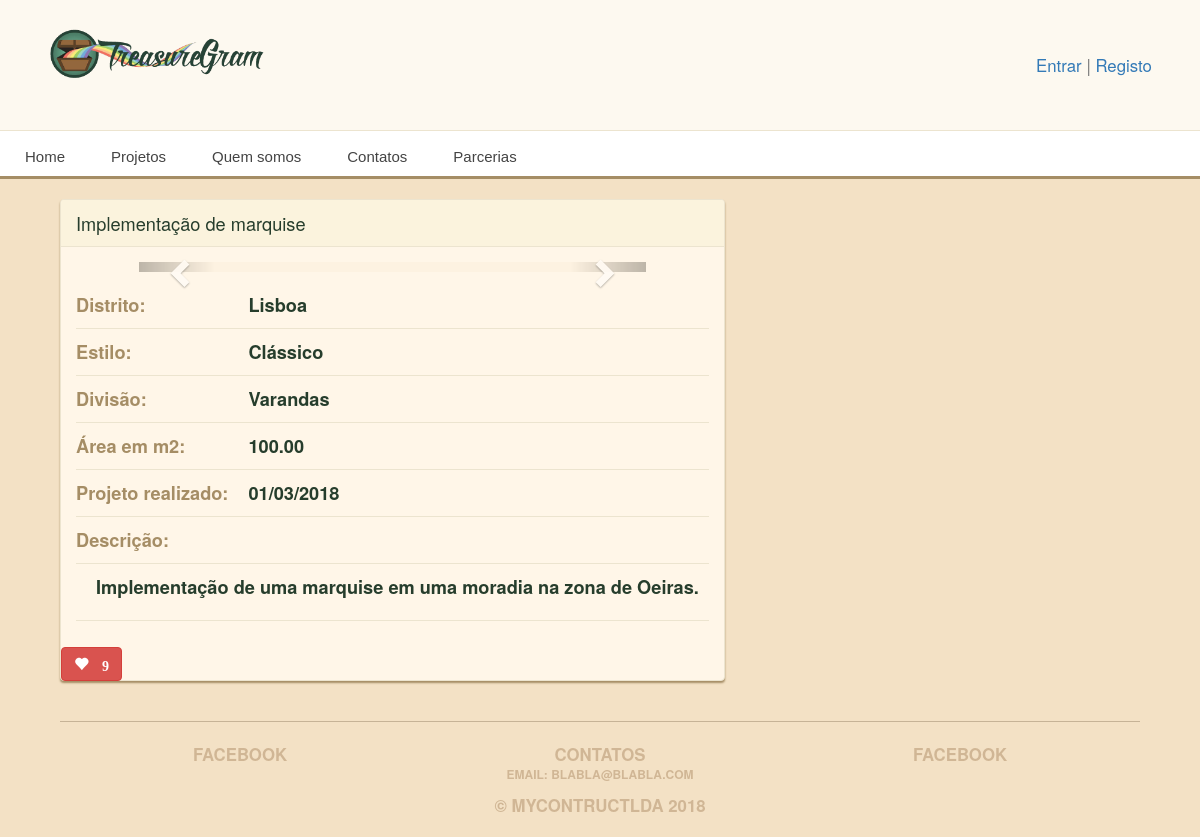
The page /projetos/detalhes/implementacao-de-marquise/ on the database as committed earlier.
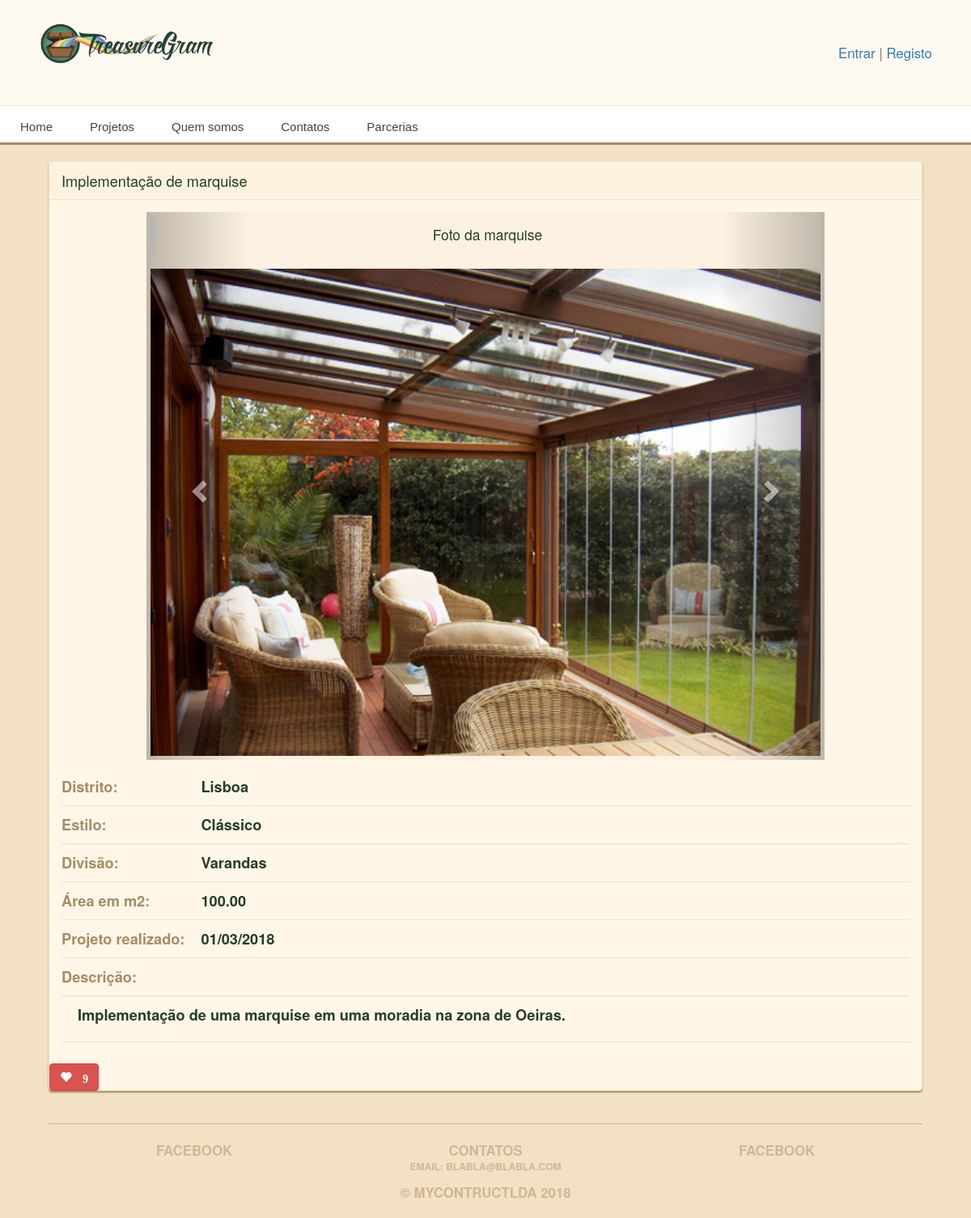
The same page on the database as committed later.
### main_app/models.py (models this page shows, shortened)
class Projetos(models.Model):
    data_registo = models.CharField(max_length=100)
    distrito = models.CharField(max_length=100)
    titulo = models.CharField(max_length=100)
    descricao = models.CharField(max_length=250)
    divisao = models.ForeignKey('Divisao', on_delete=models.CASCADE)
    estilo = models.ForeignKey('Estilo', on_delete=models.CASCADE)
    imagem = models.ImageField(upload_to='treasure_images', default='media/default.png')
    likes = models.IntegerField(default=0)
    slug = models.SlugField(max_length=100, blank=True)
    categoria = models.ForeignKey('Categoria', on_delete=models.CASCADE)
    created_at = models.DateTimeField(auto_now_add=True)
    area = models.DecimalField(max_digits=10, decimal_places=2)
    tags = models.CharField(max_length=250)

class Estilo(models.Model):
    estilo = models.CharField(max_length=100)
    slug = models.SlugField(max_length=100, blank=True)
    def __str__(self):
        return self.estilo

class Divisao(models.Model):
    divisao = models.CharField(max_length=100)
    def __str__(self):
        return self.divisao

class FotosProjeto(models.Model):
    projeto = models.ForeignKey('Projetos', on_delete=models.CASCADE)
    likes = models.IntegerField(default=0)
    imagem = models.ImageField(upload_to='treasure_images', default='media/default.png')
    descricao = models.CharField(max_length=50)

### main_app/views.py (the view)
# urls.py: url(r'^projetos/detalhes/(?P<slug>[-\w]+)/$', views.detail, name = 'detail'),
def detail(request, slug):
    projeto = Projetos.objects.get(slug=slug)
    fotos_projeto = FotosProjeto.objects.filter(projeto = projeto)
    return render(request, 'detail.html', {'projeto': projeto, 'fotos': fotos_projeto})

### main_app/templates/detail.html (shortened to what this page needs)
{% extends 'base.html' %}
{% load staticfiles %}
{% block content %}
<div class="row">
  <div class="treasure panel panel-default">
    <div class="panel-heading">
          <p class="panel-title">{{ projeto.titulo }}</p>
        </div>
    <div class="panel-body">
      <div class="treasure-photo-detail">
        <div id="myCarousel" class="carousel slide" data-ride="carousel">
            <div class="carousel-inner">
                  {% for foto in fotos %}
                      {% if forloop.first %}
                      <div class="active item">
                      {% else %}
                          <div class="item">
                      {% endif %}
                          <blockquote>
                              <p>{{ foto.descricao }}</p>
                          </blockquote>
                            <div  class="treasure-photo">
                              <img src="{{ foto.imagem.url }}" alt="" max-height="250px" />
                            </div>
                      </div>
                  {% endfor %}
                  </div>
          </div>
          <a class="left carousel-control" href="#myCarousel" data-slide="prev">
            <span class="glyphicon glyphicon-chevron-left"></span>
          </a>
          <a class="right carousel-control" href="#myCarousel" data-slide="next">
            <span class="glyphicon glyphicon-chevron-right"></span>
          </a>
      </div>
      <table class="treasure-table">
        <tr>
          <th>
            Distrito:
          </th>
          <td>{{ projeto.distrito }}</td>
        </tr>
        <tr>
          <th>
            Estilo:
          </th>
          <td>{{ projeto.estilo }}</td>
        </tr>
        <tr>
          <th>
            Divisão:
          </th>
          <td>{{ projeto.divisao }}</td>
        </tr>
         <tr>
          <th>
            Área em m2:
          </th>
          <td>{{ projeto.area }}</td>
        </tr>
          <tr>
          <th>
            Projeto realizado:
          </th>
          <td>{{ projeto.data_registo }}</td>
        </tr>
         <tr>
          <th>
            Descrição:
          </th>
        </tr>
        <tr>
          <td colspan="2">
              <p>{{ projeto.descricao }}</p>
          </td>
        </tr>
      </table>
    </div>
      <button id ="likes" data-id="{{projeto.id}}" class="btn btn-mini btn-danger glyphicon glyphicon-heart" type="button">
            {% if projeto.likes > 0 %} {{ projeto.likes }} {% endif %}
      </button>
  </div>
</div>
{% endblock %}

### main_app/templates/base.html (shortened to what this page needs)
{% load staticfiles %}
<!DOCTYPE html>
<html>
<head>
	<link href="{% static 'bootstrap.min.css' %}" rel="stylesheet" media="screen">
  <link rel="stylesheet" href="https://maxcdn.bootstrapcdn.com/bootstrap/3.3.7/css/bootstrap.min.css" media="screen">
	<link href="{% static 'style.css' %}" rel="stylesheet" media="screen">
</head>
<body>
  <nav class="navbar navbar-default navbar-static-top text-center" role="navigation">
    <div class="col-md-3" >
      <a href="{% url 'home' %}"><img src="{% static "images/logo.png" %}" height="90"  ></a>
    </div>
    <div class="col-md-4">
    </div>
    <div class="col-md-5">
    {% if user.is_authenticated %}
        {% if user.is_superuser %}
             <a class="navbar-text navbar-right" href="{% url 'profileadmin' user.username %}">Benvindo Administrador, {{ user.username }}</a>
             <a class="navbar-text navbar-right" href="{% url 'Logout' %}">Sair</a>
        {% else %}
              <a class="navbar-text navbar-right" href="{% url 'profile' user.username %}">Benvindo ao MyContructLDA, {{ user.username }}</a>
              <a class="navbar-text navbar-right" href="{% url 'Logout' %}">Sair</a>
        {%endif%}
    {% else %}
        <div class="navbar-text navbar-right"><a href="{% url 'Login' %}">Entrar</a> | <a href="{% url 'register' %}">Registo</a></div>
    {% endif %}
    </div>
  </nav>
 <div id='cssmenu'>
    <ul>
      <li><a href="{% url 'home' %}">Home</a></li>
      <li><a href="{% url 'projetos' %}">Projetos</a></li>
      <li><a href='#'>Quem somos</a></li>
      <li><a href='#'>Contatos</a></li>
      <li><a href='#'>Parcerias</a></li>
    </ul>
 </div>
  <main class="container">
    {% block content %}
    {% endblock %}
  </main>
  <footer class="footer container text-center" role="contentinfo">
  <div class="row">
    <div class="col-md-4">
     Facebook
    </div>
    <div class="col-md-4">
     Contatos
     <p style="font-size:12px">Email: blabla@blabla.com</p>
    </div>
    <div class="col-md-4">
     Facebook
    </div>
  </div>
       © MyContructLDA 2018
</footer>
</body>
</html>

### main_app/static/style.css (style rules this page uses)
body { background: #f3e1c5; color: #263d2c; }
.container { max-width: 90%; padding-top: 20px; max-height: 90%; }
.navbar { margin-bottom: 0; padding-bottom: 20px; padding-top: 20px; }
.navbar-default { background: #fdf9f0; border-color: #ece4cf; }
.navbar-right { margin-right: 5%; }
.navbar-text { font-size: 1.2em; color: #263d2c; }
.panel { background: #fff6e8; border-color: #ece4cf; box-shadow: 0 2px 2px #a58d65; }
.panel-default .panel-heading { background: #fbf3dd; border-color: #ece4cf; }
.panel-body { position: relative; }
.panel-title { font-size: 1.3em; color: #263d2c; }
.footer { border-top: 1px solid #c6b397; color: #d0b695; font-weight: bold; font-size: 1.2em; margin-bottom: 20px; margin-top: 40px; padding-top: 20px; text-transform: uppercase; }
.treasure { margin-bottom: 20px; }
.treasure:last-child { margin-bottom: 0; }
.treasure-photo { background: #fdf2e1; margin-right: 5%; position: static; text-align: center; width: 100%; }
.treasure-photo-detail { background: #fdf2e1; float: right; margin-right: 10%; padding: 5px; position: relative; text-align: center; width: 80%; }
.treasure-photo img { width: 100%; max-height: 100%; }
.treasure-table { float: left; margin-top: 10px; width: 100%; }
.treasure-table tr { border-bottom: 1px solid #ece4cf; }
.treasure-table td, .treasure-table th { font-weight: bold; font-size: 1.3em; padding-bottom: 10px; padding-top: 10px; vertical-align: baseline; }
.treasure-table th { color: #a58d65; white-space: nowrap; }
.treasure-table td:last-child { padding-left: 20px; width: 100%; }
.btn { margin-top: 10px; font-weight: bold; font-size: 14px; }
#cssmenu, #cssmenu ul, #cssmenu ul li, #cssmenu ul li a { margin: 0; padding: 0; border: 0; list-style: none; line-height: 1; display: block; position: relative; -webkit-box-sizing: border-box; -moz-box-sizing: border-box; box-sizing: border-box; }
#cssmenu:after, #cssmenu > ul:after { content: "."; display: block; clear: both; visibility: hidden; line-height: 0; height: 0; }
#cssmenu { width: auto; border-bottom: 3px solid #a58d65; font-family: Raleway, sans-serif; line-height: 1; }
#cssmenu ul { background: #ffffff; }
#cssmenu > ul > li { float: left; }
#cssmenu > ul > li > a { z-index: 2; padding: 18px 25px 12px 25px; font-size: 15px; font-weight: 400; text-decoration: none; color: #444444; -webkit-transition: all .2s ease; -moz-transition: all .2s ease; -ms-transition: all .2s ease; -o-transition: all .2s ease; transition: all .2s ease; margin-right: -4px; }
#cssmenu > ul > li > a:after { position: absolute; left: 0; bottom: 0; right: 0; z-index: -1; width: 100%; height: 120%; border-top-left-radius: 8px; border-top-right-radius: 8px; content: ""; -webkit-transition: all .2s ease; -o-transition: all .2s ease; transition: all .2s ease; -webkit-transform: perspective(5px) rotateX(2deg); -webkit-transform-origin: bottom; -moz-transform: perspective(5px) rotateX(2deg); -moz-transform-origin: bottom; transform: perspective(5px) rotateX(2deg); transform-origin: bottom; }

Rows that differ between the two databases and show on the page:
added FotosProjeto: descricao "Foto da marquise", imagem (picture)
